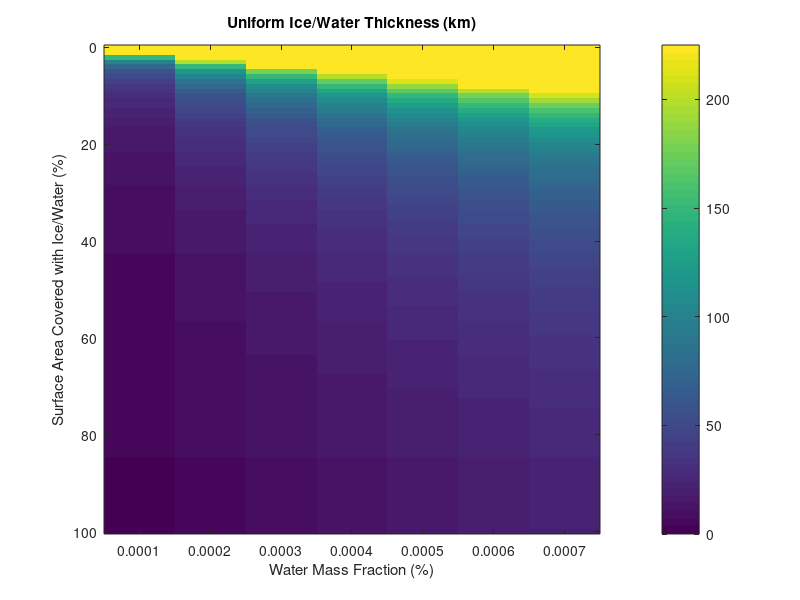

The MATLAB source for this figure:
clc;
clear all;
close all;
Mearth = 5.972e24;  %kg
Mlhs = Mearth*6.98;
Rearth= 6371;   %km
Rlhs=1.727*Rearth*1000; %km to m
%density of ice~.917 g/cm^3 to 917 kg/m^3

i = 1
for w = [1e-4:1e-4:7e-4];      %X axis-Water Mass Fraction of .0001 to .00075 (up to 1.5 times water content of Earth)
    for s = [0:.01:1];           %Y axis-Surface Area Percentage of 0-100%
        d(i)= ((w.*((Mlhs))/917))/(s.*(4*pi*(Rlhs)^2))  %Depth=Volume/Surface Area
        i=i+1;
    end
end

dd= reshape(d,101,[]);
dd=dd/1000
imagesc([1e-4:1e-4:7e-4],[0:.01:1]*100, dd)
caxis([0 225]) %use line for narrowing results
colorbar
xlabel('Water Mass Fraction (%)')
ylabel('Surface Area Covered with Ice/Water (%)')
title('Uniform Ice/Water Thickness (km)')
